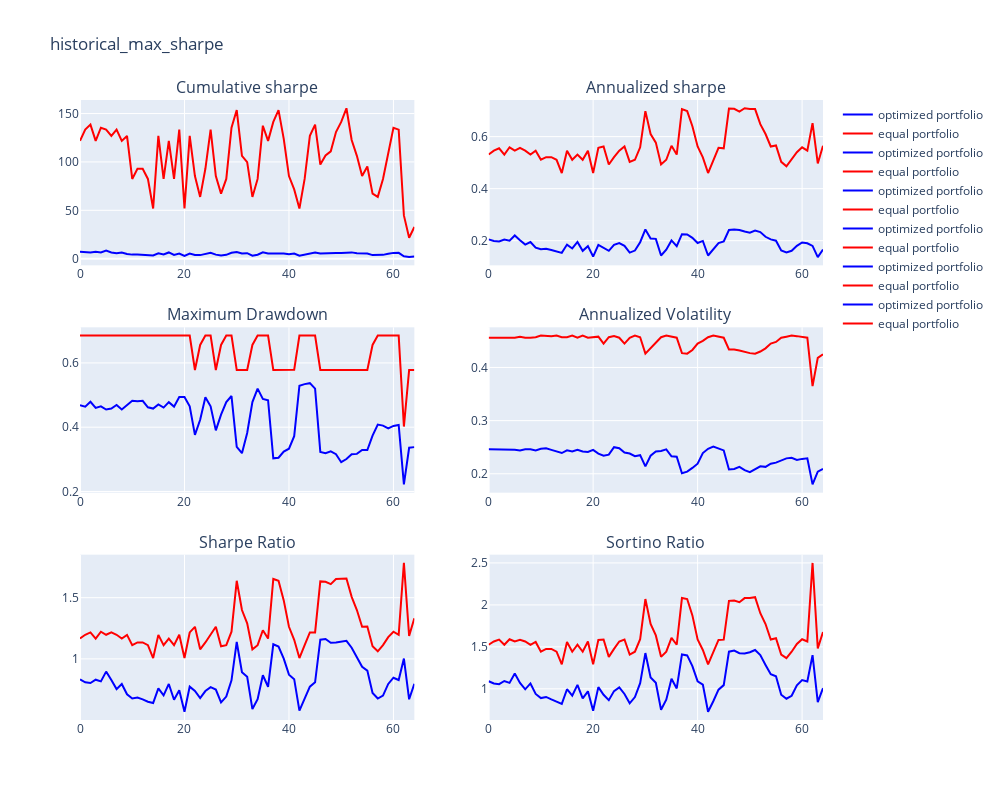

Notebook code cell kept with this figure:
### Code cell
import plotly.graph_objects as go
from plotly.subplots import make_subplots

# Define the titles for the subplots
titles = [
    "Cumulative sharpe",
    "Annualized sharpe",
    "Maximum Drawdown",
    "Annualized Volatility",
    "Sharpe Ratio",
    "Sortino Ratio"
]

# Create subplots
fig = make_subplots(rows=3, cols=2, subplot_titles=titles, vertical_spacing=0.1)

# Define the colors for equal and optimized portfolios
equal_color = "red"
optimized_color = "blue"

# Loop through the subplots
k = 0
for i in range(1, 4):
    for j in range(1, 3):
        pf = np.array(final_results["historical_historical_max_sharpe"])[:, k, 0]
        eq = np.array(final_results["historical_historical_max_sharpe"])[:, k, 1]
        x = np.arange(pf.shape[0])

        # Add traces to the subplot with the specified colors
        fig.add_trace(go.Scatter(x=x, y=pf, name="optimized portfolio", line=dict(color=optimized_color)), row=i, col=j)
        fig.add_trace(go.Scatter(x=x, y=eq, name="equal portfolio", line=dict(color=equal_color)), row=i, col=j)

        k += 1

# Update subplot layout
fig.update_layout(
    title="historical_max_sharpe",
    showlegend=True,
    height=800,
    width=1000,
)

# Show the plot
fig.show()
